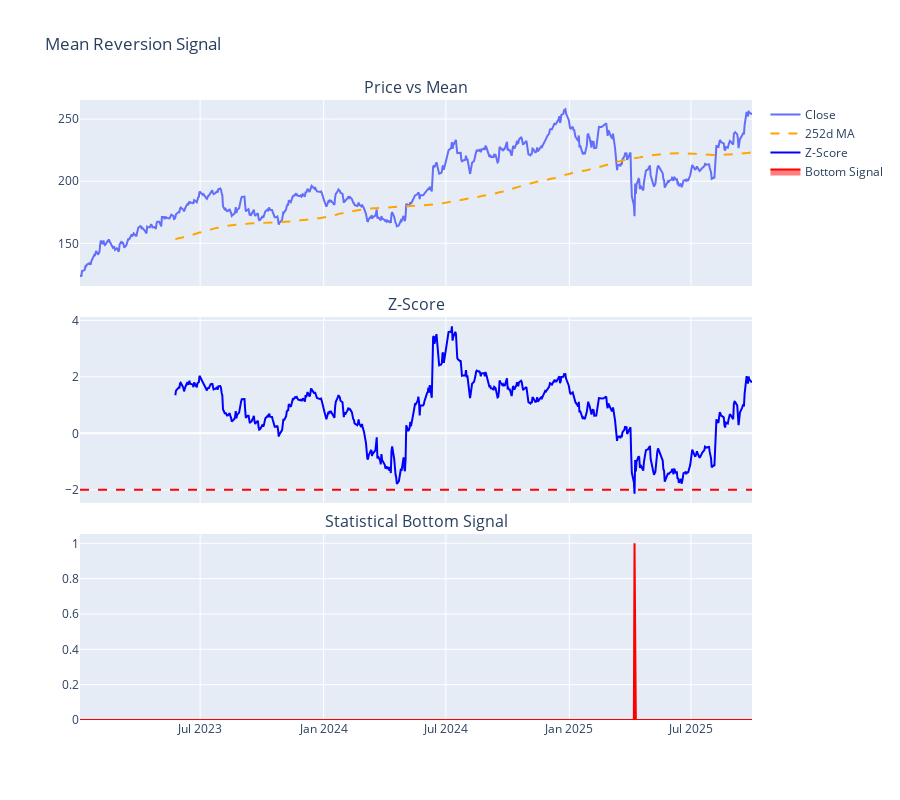

The notebook cell this image was saved under:
### Markdown cell above
## 7. Mean Reversion Signal

Statistical bottom detection: how far is price from long-term mean? Z-score < -2 means >2 standard deviations below mean (97.5th percentile).

### Code cell
df = calculate_mean_reversion_signal(df)

fig = make_subplots(
    rows=3,
    cols=1,
    shared_xaxes=True,
    vertical_spacing=0.05,
    subplot_titles=("Price vs Mean", "Z-Score", "Statistical Bottom Signal"),
)

fig.add_trace(go.Scatter(x=df["date"], y=df["close"], name="Close"), row=1, col=1)
fig.add_trace(
    go.Scatter(x=df["date"], y=df["price_ma252"], name="252d MA", line={"color": "orange", "dash": "dash"}),
    row=1,
    col=1,
)

fig.add_trace(go.Scatter(x=df["date"], y=df["price_zscore"], name="Z-Score", line={"color": "blue"}), row=2, col=1)
fig.add_hline(y=-2, line_dash="dash", line_color="red", row=2, col=1)

fig.add_trace(
    go.Scatter(x=df["date"], y=df["statistical_bottom"], name="Bottom Signal", fill="tozeroy", line={"color": "red"}),
    row=3,
    col=1,
)

fig.update_layout(height=800, title_text="Mean Reversion Signal")
fig.show()

### Figure 1 — Plotly figure (JSON) as saved in the notebook; plotly's stock layout.template omitted (floating-point values rounded to 4 significant figures; data arrays with more than 128 entries replaced by an {"elided": "..."} marker saying what was removed)
{"data": [{"name": "Close", "type": "scatter", "x": {"elided": "688 str values"}, "xaxis": "x", "y": {"elided": "688 float values"}, "yaxis": "y"}, {"line": {"color": "orange", "dash": "dash"}, "name": "252d MA", "type": "scatter", "x": {"elided": "688 str values"}, "xaxis": "x", "y": {"elided": "688 float values"}, "yaxis": "y"}, {"line": {"color": "blue"}, "name": "Z-Score", "type": "scatter", "x": {"elided": "688 str values"}, "xaxis": "x2", "y": {"elided": "688 float values"}, "yaxis": "y2"}, {"fill": "tozeroy", "line": {"color": "red"}, "name": "Bottom Signal", "type": "scatter", "x": {"elided": "688 str values"}, "xaxis": "x3", "y": {"elided": "688 int values"}, "yaxis": "y3"}], "layout": {"annotations": [{"font": {"size": 16}, "showarrow": false, "text": "Price vs Mean", "x": 0.5, "xanchor": "center", "xref": "paper", "y": 1, "yanchor": "bottom", "yref": "paper"}, {"font": {"size": 16}, "showarrow": false, "text": "Z-Score", "x": 0.5, "xanchor": "center", "xref": "paper", "y": 0.65, "yanchor": "bottom", "yref": "paper"}, {"font": {"size": 16}, "showarrow": false, "text": "Statistical Bottom Signal", "x": 0.5, "xanchor": "center", "xref": "paper", "y": 0.3, "yanchor": "bottom", "yref": "paper"}], "height": 800, "shapes": [{"line": {"color": "red", "dash": "dash"}, "type": "line", "x0": 0, "x1": 1, "xref": "x2 domain", "y0": -2, "y1": -2, "yref": "y2"}], "title": {"text": "Mean Reversion Signal"}, "xaxis": {"anchor": "y", "domain": [0, 1], "matches": "x3", "showticklabels": false}, "xaxis2": {"anchor": "y2", "domain": [0, 1], "matches": "x3", "showticklabels": false}, "xaxis3": {"anchor": "y3", "domain": [0, 1]}, "yaxis": {"anchor": "x", "domain": [0.7, 1]}, "yaxis2": {"anchor": "x2", "domain": [0.35, 0.65]}, "yaxis3": {"anchor": "x3", "domain": [0, 0.3]}}}
